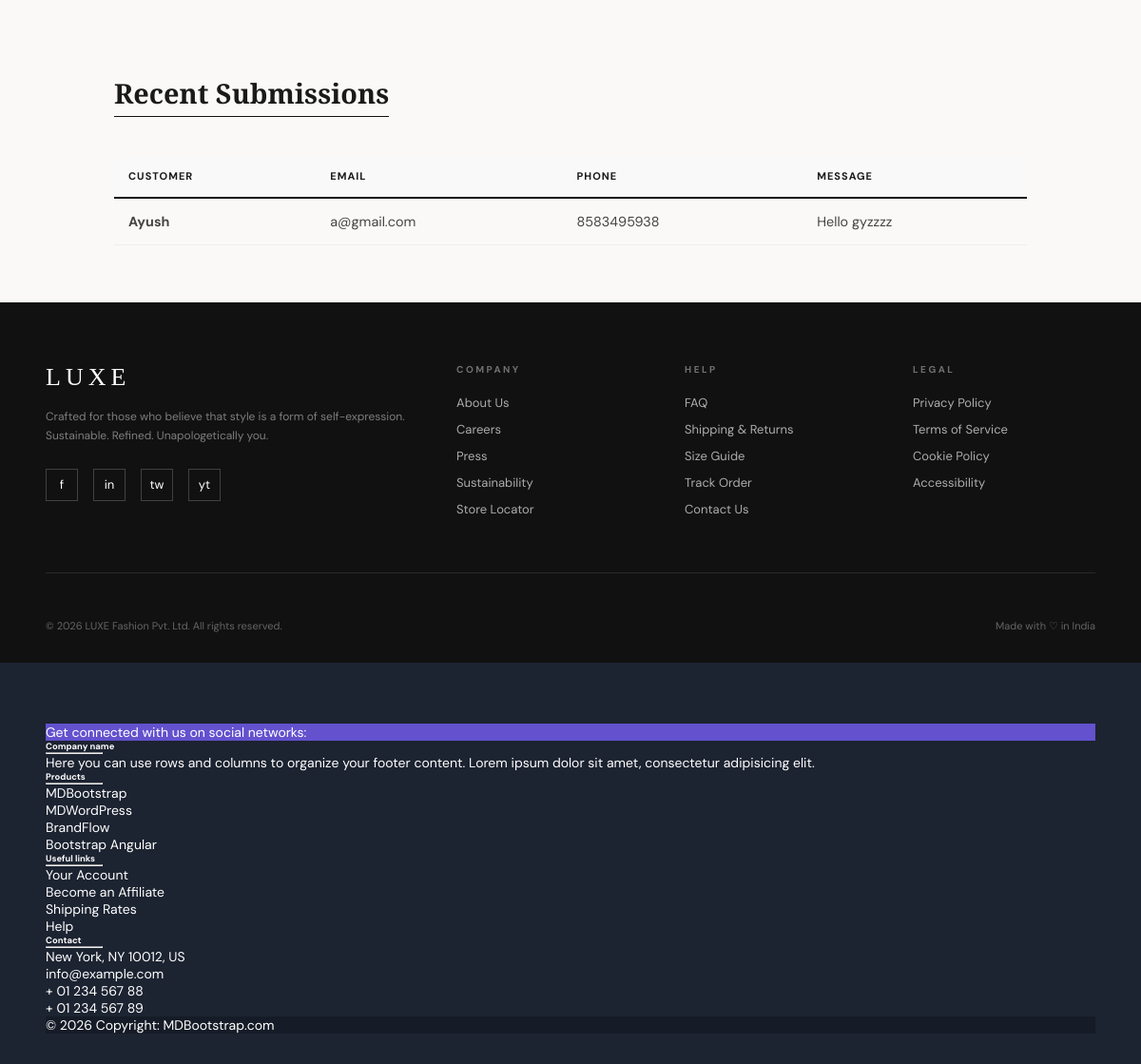
/contact/ (lower part), run on an earlier commit of the app's database.
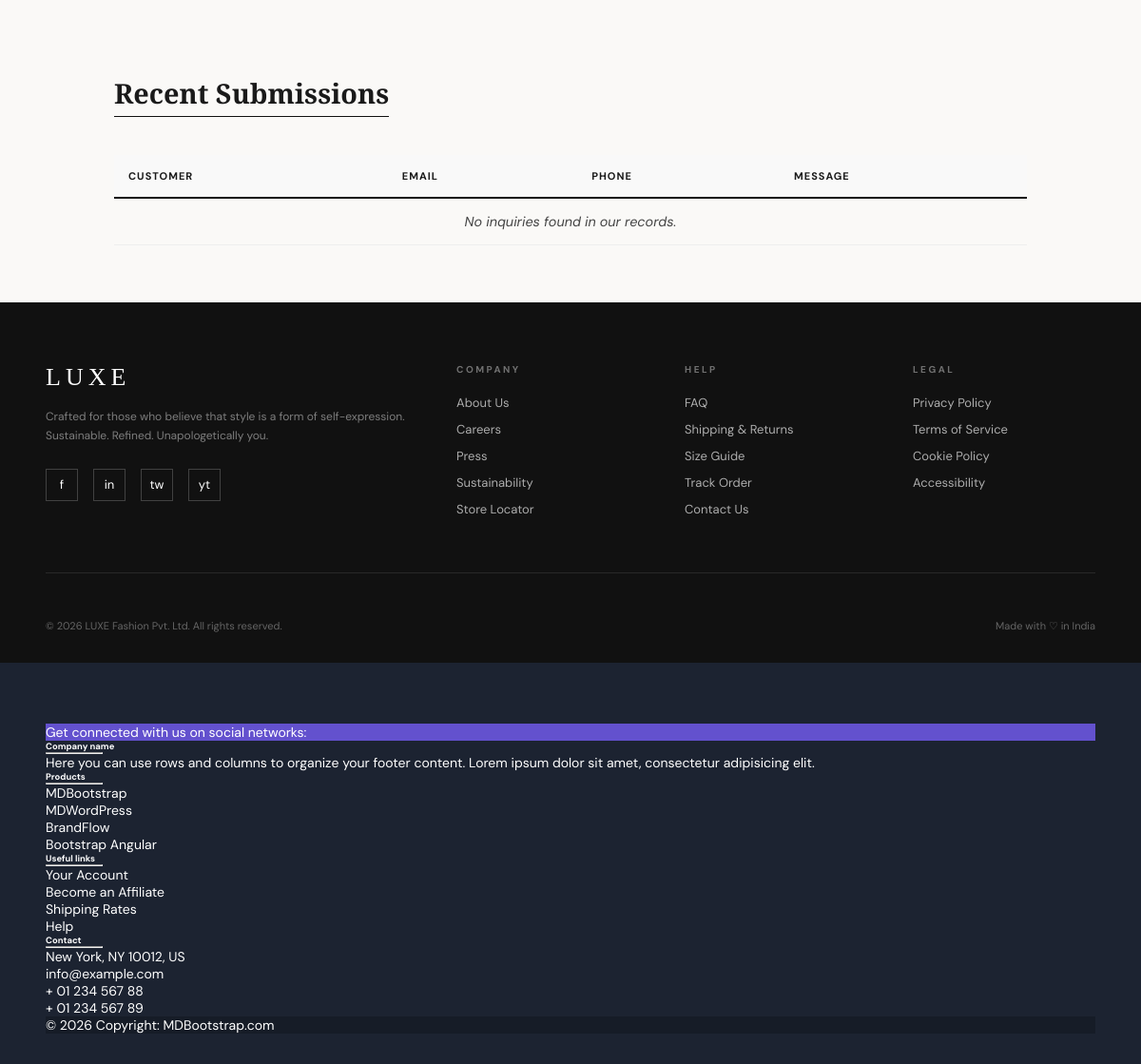
And on a later commit of the database.
### ShopApp/models.py (models this page shows, shortened)
class Contact(models.Model):
    name = models.CharField(max_length=50)
    email = models.CharField(max_length=254)
    phoneNo = models.CharField(max_length=20)
    message = models.CharField(max_length=400)

### ShopApp/views.py (the view, shortened to what this page needs)
# urls.py: path('contact/', views.contact, name="contact"),
def contact(request):
    data = Contact.objects.all()
    return render(request,"contact.html", {'data' :data})

### ShopApp/context_processors.py (called while the page is built)
def global_counts(request):
    if request.user.is_authenticated:
        return {
            "wishlist_count": Wishlist.objects.filter(user=request.user).count(),
            "cart_count": CartItem.objects.filter(cart__user=request.user).count(),
        }
    return {
        "wishlist_count": 0,
        "cart_count": 0,
    }

### templates/contact.html (shortened to what this page needs)
{% extends 'base.html' %}
{% load static %}
{% block content %}
<div class="contact-wrapper">
  <section class="inquiry-section">
    <h2>Recent Submissions</h2>
    <div class="custom-table-wrapper">
      <table class="luxe-table">
        <thead>
          <tr>
            <th>Customer</th>
            <th>Email</th>
            <th>Phone</th>
            <th>Message</th>
          </tr>
        </thead>
        <tbody>
          {% for d in data %}
          <tr>
            <td><strong>{{ d.name }}</strong></td>
            <td>{{ d.email }}</td>
            <td>{{ d.phoneNo }}</td>
            <td>{{ d.message }}</td>
          </tr>
          {% empty %}
          <tr>
            <td colspan="4" class="no-data">No inquiries found in our records.</td>
          </tr>
          {% endfor %}
        </tbody>
      </table>
    </div>
  </section>
</div>
{% endblock %}

What changed in the data, as far as the page shows it:
removed Contact: name "Ayush", email "a@gmail.com", phoneNo "8583495938", message "Hello gyzzzz"
Also different on the page:
text now shown: "No inquiries found in our records."
